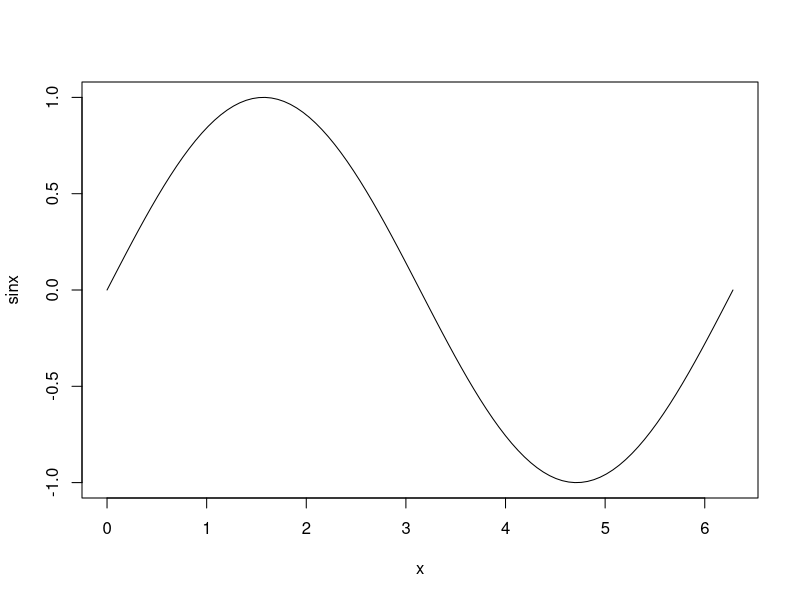

Reproduce this figure in R. (Note: this script raises an error after producing the figure.)
## ---- chunk 1
knitr::opts_chunk$set(echo = TRUE)
options(tinytex.verbose = TRUE)
## ---- chunk 2
f <- function(x){ x }

f(2)

x <- 3

f(x)
## ---- chunk 3
library("dplyr")
## ---- chunk 4
library(dplyr)
## ---- chunk 5
x <- seq(0, 2 * pi, length = 100)
sinx <- sin(x)
plot(x, sinx, type = "l")
## ---- chunk 6
library(tidyverse)
## ---- chunk 7
# toy dataframe
df <- tibble(x = 1:3, y = 3:1)

filter(df, x == 1)
## ---- chunk 8
my_var <- x

filter(df, my_var == 1)
## ---- chunk 9
my_var <- "x"

filter(df, my_var == 1)
## ---- chunk 10
toy.df <- tibble(
  g1 = c(1, 1, 2, 2, 2),
  g2 = c(1, 2, 1, 2, 1),
  a = sample(5),
  b = sample(5)
)
## ---- chunk 11
toy.df %>% 
  group_by(g1) %>% 
  summarise(a = mean(a))

toy.df %>% 
  group_by(g2) %>% 
  summarise(a = mean(a))
## ---- chunk 12
my_summarise <- function(df, group_var) {
  df %>%
    group_by(group_var) %>%
    summarise(a = mean(a))
}

my_summarise(toy.df, g1)
## ---- chunk 13
my_summarise(toy.df, "g1")
## ---- chunk 14
my_summarise <- function(df, group_var) {
  group_var <- enquo(group_var)
  
  df %>%
    group_by(!! group_var) %>%
    summarise(a = mean(a))
}

my_summarise(toy.df, g1)
## ---- chunk 15
summarise(toy.df, mean = mean(a), sum = sum(a), n = n())
## ---- chunk 16
my_summarise2 <- function(df, my_var){
  my_var <- enquo(my_var)
  
  summarise(df,
            mean = mean(!! my_var),
            sum = sum(!! my_var),
            n = n()
            )
}

my_summarise2(toy.df, a*b)
